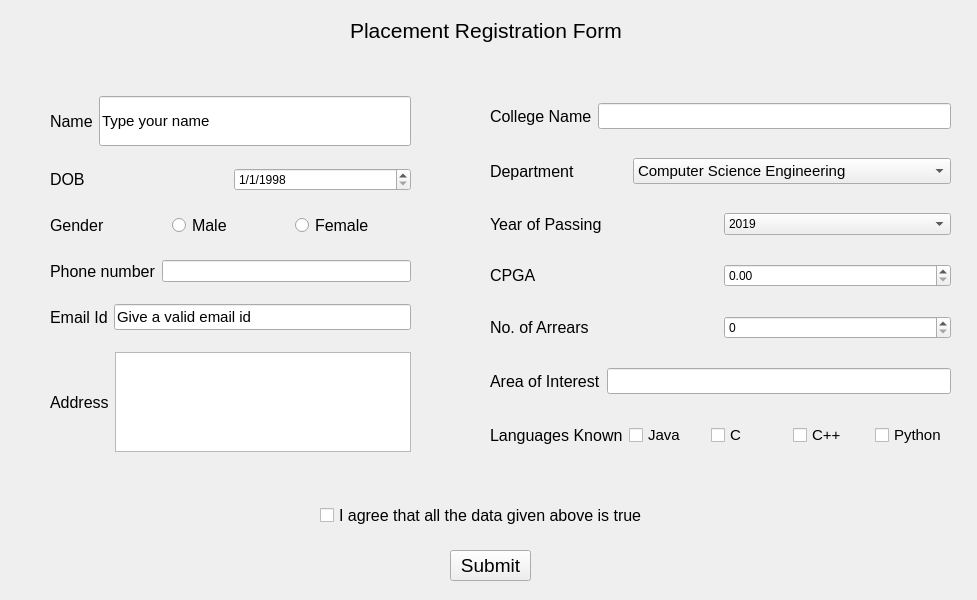
<?xml version="1.0" encoding="UTF-8"?>
<ui version="4.0">
 <class>Widget</class>
 <widget class="QWidget" name="Widget">
  <property name="geometry">
   <rect>
    <x>0</x>
    <y>0</y>
    <width>977</width>
    <height>600</height>
   </rect>
  </property>
  <property name="windowTitle">
   <string>Widget</string>
  </property>
  <widget class="QLabel" name="label">
   <property name="geometry">
    <rect>
     <x>350</x>
     <y>10</y>
     <width>271</width>
     <height>41</height>
    </rect>
   </property>
   <property name="font">
    <font>
     <pointsize>16</pointsize>
    </font>
   </property>
   <property name="text">
    <string>Placement Registration Form</string>
   </property>
  </widget>
  <widget class="QCheckBox" name="checkBox_5">
   <property name="geometry">
    <rect>
     <x>320</x>
     <y>500</y>
     <width>331</width>
     <height>31</height>
    </rect>
   </property>
   <property name="font">
    <font>
     <pointsize>12</pointsize>
    </font>
   </property>
   <property name="text">
    <string>I agree that all the data given above is true</string>
   </property>
  </widget>
  <widget class="QPushButton" name="pushButton">
   <property name="geometry">
    <rect>
     <x>450</x>
     <y>550</y>
     <width>81</width>
     <height>31</height>
    </rect>
   </property>
   <property name="font">
    <font>
     <pointsize>14</pointsize>
    </font>
   </property>
   <property name="text">
    <string>Submit</string>
   </property>
  </widget>
  <widget class="QWidget" name="">
   <property name="geometry">
    <rect>
     <x>50</x>
     <y>80</y>
     <width>361</width>
     <height>391</height>
    </rect>
   </property>
   <layout class="QVBoxLayout" name="verticalLayout">
    <item>
     <layout class="QHBoxLayout" name="horizontalLayout">
      <item>
       <widget class="QLabel" name="label_2">
        <property name="font">
         <font>
          <pointsize>12</pointsize>
         </font>
        </property>
        <property name="text">
         <string>Name</string>
        </property>
       </widget>
      </item>
      <item>
       <widget class="QLineEdit" name="lineEdit">
        <property name="maximumSize">
         <size>
          <width>500</width>
          <height>50</height>
         </size>
        </property>
        <property name="font">
         <font>
          <pointsize>11</pointsize>
         </font>
        </property>
        <property name="text">
         <string>Type your name</string>
        </property>
       </widget>
      </item>
     </layout>
    </item>
    <item>
     <layout class="QHBoxLayout" name="horizontalLayout_2">
      <item>
       <widget class="QLabel" name="label_3">
        <property name="font">
         <font>
          <pointsize>12</pointsize>
         </font>
        </property>
        <property name="text">
         <string>DOB</string>
        </property>
       </widget>
      </item>
      <item>
       <widget class="QDateEdit" name="dateEdit">
        <property name="dateTime">
         <datetime>
          <hour>0</hour>
          <minute>0</minute>
          <second>0</second>
          <year>1998</year>
          <month>1</month>
          <day>1</day>
         </datetime>
        </property>
        <property name="maximumDate">
         <date>
          <year>2002</year>
          <month>12</month>
          <day>31</day>
         </date>
        </property>
        <property name="minimumDate">
         <date>
          <year>1998</year>
          <month>1</month>
          <day>1</day>
         </date>
        </property>
        <property name="displayFormat">
         <string>d/M/yyyy</string>
        </property>
       </widget>
      </item>
     </layout>
    </item>
    <item>
     <layout class="QHBoxLayout" name="horizontalLayout_3">
      <item>
       <widget class="QLabel" name="label_4">
        <property name="font">
         <font>
          <pointsize>12</pointsize>
         </font>
        </property>
        <property name="text">
         <string>Gender</string>
        </property>
       </widget>
      </item>
      <item>
       <widget class="QRadioButton" name="radioButton">
        <property name="font">
         <font>
          <pointsize>12</pointsize>
         </font>
        </property>
        <property name="text">
         <string>Male</string>
        </property>
       </widget>
      </item>
      <item>
       <widget class="QRadioButton" name="radioButton_2">
        <property name="font">
         <font>
          <pointsize>12</pointsize>
         </font>
        </property>
        <property name="text">
         <string>Female</string>
        </property>
       </widget>
      </item>
     </layout>
    </item>
    <item>
     <layout class="QHBoxLayout" name="horizontalLayout_4">
      <item>
       <widget class="QLabel" name="label_5">
        <property name="font">
         <font>
          <pointsize>12</pointsize>
         </font>
        </property>
        <property name="text">
         <string>Phone number</string>
        </property>
       </widget>
      </item>
      <item>
       <widget class="QLineEdit" name="lineEdit_2">
        <property name="maximumSize">
         <size>
          <width>250</width>
          <height>16777215</height>
         </size>
        </property>
        <property name="maxLength">
         <number>10</number>
        </property>
       </widget>
      </item>
     </layout>
    </item>
    <item>
     <layout class="QHBoxLayout" name="horizontalLayout_5">
      <item>
       <widget class="QLabel" name="label_6">
        <property name="font">
         <font>
          <pointsize>12</pointsize>
         </font>
        </property>
        <property name="text">
         <string>Email Id</string>
        </property>
       </widget>
      </item>
      <item>
       <widget class="QLineEdit" name="lineEdit_3">
        <property name="font">
         <font>
          <pointsize>11</pointsize>
         </font>
        </property>
        <property name="text">
         <string>Give a valid email id</string>
        </property>
       </widget>
      </item>
     </layout>
    </item>
    <item>
     <layout class="QHBoxLayout" name="horizontalLayout_6">
      <item>
       <widget class="QLabel" name="label_7">
        <property name="font">
         <font>
          <pointsize>12</pointsize>
         </font>
        </property>
        <property name="text">
         <string>Address</string>
        </property>
       </widget>
      </item>
      <item>
       <widget class="QTextEdit" name="textEdit">
        <property name="maximumSize">
         <size>
          <width>16777215</width>
          <height>100</height>
         </size>
        </property>
        <property name="font">
         <font>
          <pointsize>11</pointsize>
         </font>
        </property>
       </widget>
      </item>
     </layout>
    </item>
   </layout>
  </widget>
  <widget class="QWidget" name="">
   <property name="geometry">
    <rect>
     <x>490</x>
     <y>80</y>
     <width>461</width>
     <height>391</height>
    </rect>
   </property>
   <layout class="QVBoxLayout" name="verticalLayout_2">
    <item>
     <layout class="QHBoxLayout" name="horizontalLayout_7">
      <item>
       <widget class="QLabel" name="label_8">
        <property name="font">
         <font>
          <pointsize>12</pointsize>
         </font>
        </property>
        <property name="text">
         <string>College Name</string>
        </property>
       </widget>
      </item>
      <item>
       <widget class="QLineEdit" name="lineEdit_4">
        <property name="font">
         <font>
          <pointsize>11</pointsize>
         </font>
        </property>
       </widget>
      </item>
     </layout>
    </item>
    <item>
     <layout class="QHBoxLayout" name="horizontalLayout_8">
      <item>
       <widget class="QLabel" name="label_9">
        <property name="font">
         <font>
          <pointsize>12</pointsize>
         </font>
        </property>
        <property name="text">
         <string>Department</string>
        </property>
       </widget>
      </item>
      <item>
       <widget class="QComboBox" name="comboBox">
        <property name="font">
         <font>
          <pointsize>11</pointsize>
         </font>
        </property>
        <item>
         <property name="text">
          <string>Computer Science Engineering</string>
         </property>
        </item>
        <item>
         <property name="text">
          <string>Electronics and Communication Engineering</string>
         </property>
        </item>
        <item>
         <property name="text">
          <string>Mechanical Engineering</string>
         </property>
        </item>
        <item>
         <property name="text">
          <string>Information Technology</string>
         </property>
        </item>
        <item>
         <property name="text">
          <string>Civil Engineering</string>
         </property>
        </item>
       </widget>
      </item>
     </layout>
    </item>
    <item>
     <layout class="QHBoxLayout" name="horizontalLayout_9">
      <item>
       <widget class="QLabel" name="label_10">
        <property name="font">
         <font>
          <pointsize>12</pointsize>
         </font>
        </property>
        <property name="text">
         <string>Year of Passing</string>
        </property>
       </widget>
      </item>
      <item>
       <widget class="QComboBox" name="comboBox_2">
        <item>
         <property name="text">
          <string>2019</string>
         </property>
        </item>
        <item>
         <property name="text">
          <string>2020</string>
         </property>
        </item>
        <item>
         <property name="text">
          <string>2021</string>
         </property>
        </item>
        <item>
         <property name="text">
          <string>2022</string>
         </property>
        </item>
       </widget>
      </item>
     </layout>
    </item>
    <item>
     <layout class="QHBoxLayout" name="horizontalLayout_10">
      <item>
       <widget class="QLabel" name="label_11">
        <property name="font">
         <font>
          <pointsize>12</pointsize>
         </font>
        </property>
        <property name="text">
         <string>CPGA</string>
        </property>
       </widget>
      </item>
      <item>
       <widget class="QDoubleSpinBox" name="doubleSpinBox">
        <property name="maximum">
         <double>9.990000000000000</double>
        </property>
       </widget>
      </item>
     </layout>
    </item>
    <item>
     <layout class="QHBoxLayout" name="horizontalLayout_11">
      <item>
       <widget class="QLabel" name="label_12">
        <property name="font">
         <font>
          <pointsize>12</pointsize>
         </font>
        </property>
        <property name="text">
         <string>No. of Arrears</string>
        </property>
       </widget>
      </item>
      <item>
       <widget class="QSpinBox" name="spinBox">
        <property name="maximum">
         <number>10</number>
        </property>
       </widget>
      </item>
     </layout>
    </item>
    <item>
     <layout class="QHBoxLayout" name="horizontalLayout_12">
      <item>
       <widget class="QLabel" name="label_13">
        <property name="font">
         <font>
          <pointsize>12</pointsize>
         </font>
        </property>
        <property name="text">
         <string>Area of Interest</string>
        </property>
       </widget>
      </item>
      <item>
       <widget class="QLineEdit" name="lineEdit_5">
        <property name="font">
         <font>
          <pointsize>11</pointsize>
         </font>
        </property>
       </widget>
      </item>
     </layout>
    </item>
    <item>
     <layout class="QHBoxLayout" name="horizontalLayout_13">
      <item>
       <widget class="QLabel" name="label_14">
        <property name="font">
         <font>
          <pointsize>12</pointsize>
         </font>
        </property>
        <property name="text">
         <string>Languages Known</string>
        </property>
       </widget>
      </item>
      <item>
       <widget class="QCheckBox" name="checkBox">
        <property name="font">
         <font>
          <pointsize>11</pointsize>
         </font>
        </property>
        <property name="text">
         <string>Java</string>
        </property>
       </widget>
      </item>
      <item>
       <widget class="QCheckBox" name="checkBox_2">
        <property name="font">
         <font>
          <pointsize>11</pointsize>
         </font>
        </property>
        <property name="text">
         <string>C</string>
        </property>
       </widget>
      </item>
      <item>
       <widget class="QCheckBox" name="checkBox_3">
        <property name="font">
         <font>
          <pointsize>11</pointsize>
         </font>
        </property>
        <property name="text">
         <string>C++</string>
        </property>
       </widget>
      </item>
      <item>
       <widget class="QCheckBox" name="checkBox_4">
        <property name="font">
         <font>
          <pointsize>11</pointsize>
         </font>
        </property>
        <property name="text">
         <string>Python</string>
        </property>
       </widget>
      </item>
     </layout>
    </item>
   </layout>
  </widget>
 </widget>
 <resources/>
 <connections/>
</ui>
